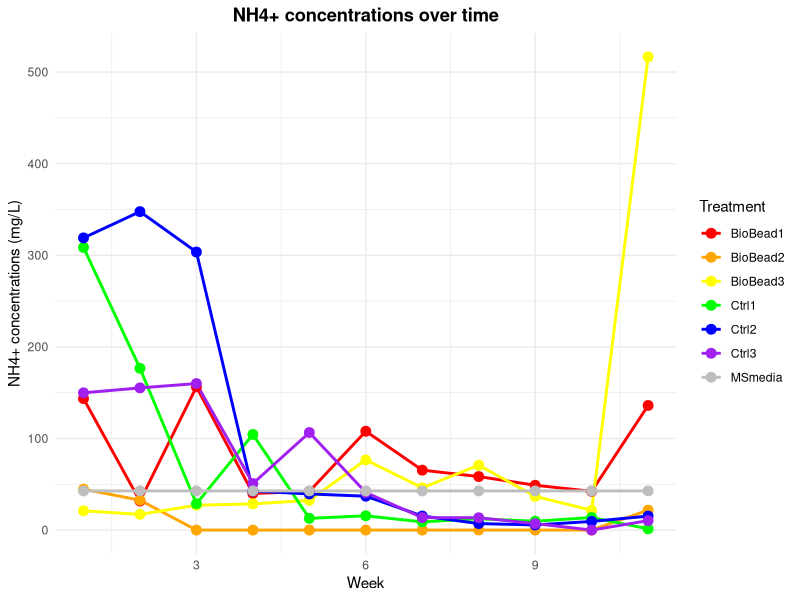

Reproduce this figure in R.
## ---- chunk 1
library(ggplot2)

# data entry
BioBead1 <- c(143.54,31.65,156.36,39.97,42.24,107.87,65.40,58.40,48.91,42.27,136.03)
BioBead2 <- c(44.64,32.61,0,0,0,0,0,0,0,0,21.77)
BioBead3 <- c(21.04,17.12,27.11,28.62,32.43,76.64,46.13,70.80,36.8,21.57,516.56) #note: last data point may be an outlier

Ctrl1 <- c(308.51,176.63,28.71,104.38,12.81,15.58,8.92,12.34,9.68,13.72,1.35)
Ctrl2 <- c(318.96,347.62,303.56,42.55,39.44,36.98,15.33,7.1,5.6,9.45,15.26)
Ctrl3 <- c(149.86,155.22,159.93,50.81,106.48,41.01,13.59,13.48,7.02,0,10.34)

MSmedia <- c(42.75,42.75,42.75,42.75,42.75,42.75,42.75,42.75,42.75,42.75,42.75)

# Creating the data frame with explicit week assignments
data <- data.frame(
  Week = rep(1:11, 7),  # Repeating weeks for each treatment
  Treatment = rep(c("BioBead1", "BioBead2", "BioBead3", "Ctrl1", "Ctrl2", "Ctrl3", "MSmedia"), each = 11),
  NH4_Concentration = c(BioBead1, BioBead2, BioBead3, Ctrl1, Ctrl2, Ctrl3, MSmedia)
)

# Define custom colors
treatment_colors <- c("BioBead1" = "red", "BioBead2" = "orange", "BioBead3" = "yellow", 
                      "Ctrl1" = "green", "Ctrl2" = "blue", "Ctrl3" = "purple", 
                      "MSmedia" = "gray")

# Creating the line plot
ggplot(data, aes(x = Week, y = NH4_Concentration, group = Treatment, color = Treatment)) +
  geom_line(size = 1) +
  geom_point(size = 3) +
  scale_color_manual(values = treatment_colors) +
  labs(title = "NH4+ concentrations over time",
       x = "Week",
       y = "NH4+ concentrations (mg/L)") +
  theme_minimal() +
  theme(plot.title = element_text(hjust = 0.5, face = "bold"))
